Frame 1 (no input): blank canvas, image omitted
Frame 60 (no input): blank canvas, image omitted
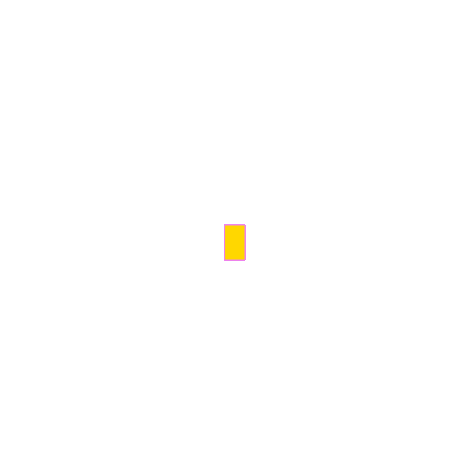
Frame 120 (the mouse pressed at the canvas centre since frame 60)

The p5.js sketch whose frames 1 and 60 were blank and that drew this single picture after the mouse press (run headless with seeded random() and noise() and a simulated clock; from frame 60 on, the mouse is pressed at the canvas centre):

// p5.js sketch
// ── sketch.js
function setup() {
    createCanvas(450, 450);
    background("white");
  }
  
  function draw() {
    
  
  stroke("violet");
  fill("gold");
    
   //console.log(mouseIsPressed);
    
    if(mouseIsPressed) {
     rect(mouseX,mouseY,20,35);
      }
  }
